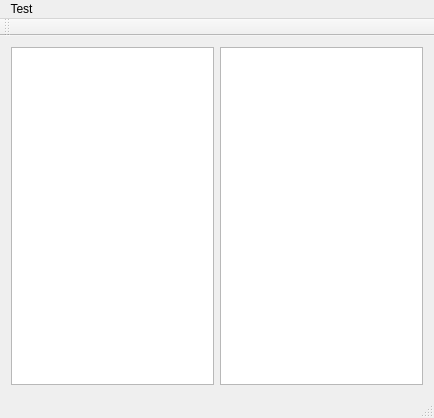
<?xml version="1.0" encoding="UTF-8"?>
<ui version="4.0">
 <class>MainWindow</class>
 <widget class="QMainWindow" name="MainWindow">
  <property name="geometry">
   <rect>
    <x>0</x>
    <y>0</y>
    <width>434</width>
    <height>418</height>
   </rect>
  </property>
  <property name="windowTitle">
   <string>P2P Server</string>
  </property>
  <widget class="QWidget" name="centralWidget">
   <layout class="QHBoxLayout" name="horizontalLayout">
    <item>
     <widget class="QListWidget" name="listWidgetMainNetwork"/>
    </item>
    <item>
     <widget class="QPlainTextEdit" name="plainTextEdit"/>
    </item>
   </layout>
  </widget>
  <widget class="QMenuBar" name="menuBar">
   <property name="geometry">
    <rect>
     <x>0</x>
     <y>0</y>
     <width>434</width>
     <height>22</height>
    </rect>
   </property>
   <widget class="QMenu" name="menuTest">
    <property name="title">
     <string>Test</string>
    </property>
   </widget>
   <addaction name="menuTest"/>
  </widget>
  <widget class="QToolBar" name="mainToolBar">
   <attribute name="toolBarArea">
    <enum>TopToolBarArea</enum>
   </attribute>
   <attribute name="toolBarBreak">
    <bool>false</bool>
   </attribute>
  </widget>
  <widget class="QStatusBar" name="statusBar"/>
 </widget>
 <layoutdefault spacing="6" margin="11"/>
 <resources/>
 <connections/>
</ui>
